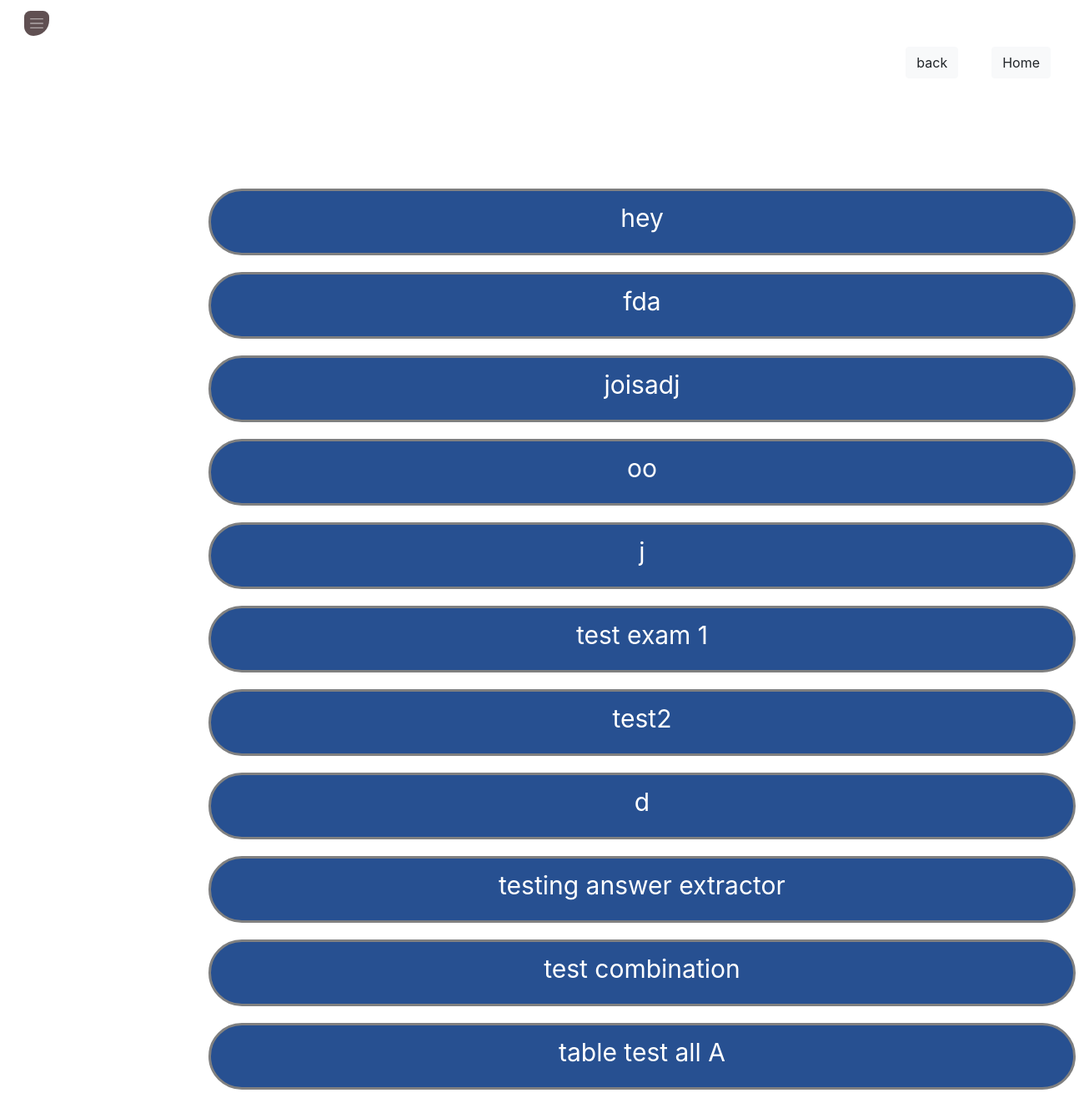
Page /functions/exams/ (signed in) on the earlier database version.
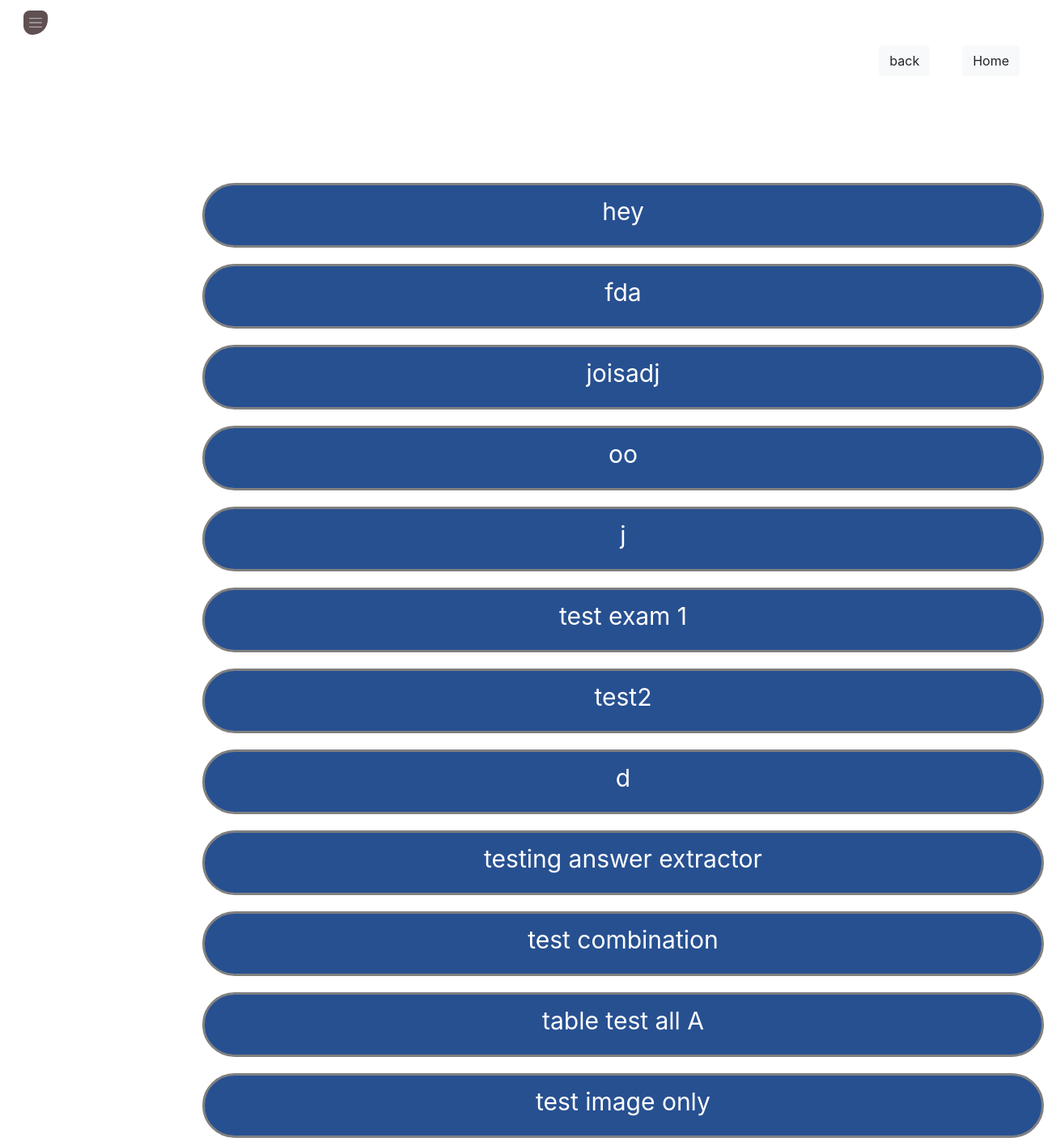
Same page on the later database version.
### functions/models.py (models this page shows, shortened)
class Exam(models.Model):
        user = models.ForeignKey(User,on_delete=models.CASCADE)
        exam_name = models.CharField(max_length = 200)
        ansKey = models.FileField(null=True,blank=True,upload_to='exams/answer_key/' )
        ansKeyImg = models.FileField(default="default.jpg", null=True,blank=True,upload_to='exams/answer_key_img/' )
        template = models.ForeignKey(omr_templates,on_delete=models.PROTECT)

### functions/views.py (the view)
# urls.py: path('exams/',login_required(all_exams.as_view()),name='all-exams'),
class all_exams(ListView):
    model = Exam
    template_name = 'exam.html'
    def get_queryset(self):
        return Exam.objects.filter(user=self.request.user)

### functions/templates/exam.html (shortened to what this page needs)
{% extends 'base.html' %}
{% load static %}
{% block link %}
<link rel="stylesheet" href="{% static "css/all_templates.css" %}">
{% endblock link %}
{% block content %}
<div class="pos-f-t">
<nav class="navbar navbar-dark">
  <button class="navbar-toggler" type="button" data-toggle="collapse" data-target="#navbarToggleExternalContent" aria-controls="navbarToggleExternalContent" aria-expanded="false" aria-label="Toggle navigation">
    <span class="navbar-toggler-icon"></span>
  </button>
</nav>
</div>
<a href="{% url 'home-page'%}"><h3 class="homeNav"><button type="button" class="btn btn-light">Home</button></h3></a>
<a href={% url 'exam-adder' %} ><h3 class="homeNav"><button type="button" class="btn btn-light">back</button></h3></a>
<div class="row exam-list" style="margin-top:20vh; text-align: center; height: auto; width:auto; font-size:24px;">
  <div class="col-4">
    <div class="list-group" id="list-tab" role="tablist" style="padding-left:30vh">
        {% for exam in object_list %}
      <a style="margin:10px; padding-left:40vh; padding-right:40vh; display:block; width:130vh; height:10vh; background-color:#275091;
      color:white; border: 3px solid gray; border-radius:50px; font-size:30px; padding-top:10px; color:white;" class="list-group-item list-group-item-action "href="/functions/exam-detail/{{exam.exam_name}}" role="tab" aria-controls="({{exam.exam_name}})">{{exam.exam_name}}</a>
      {% endfor %}
    </div>
  </div>
</div>
{% endblock content %}

Differences in the rows shown:
added Exam: exam_name "test image only"
